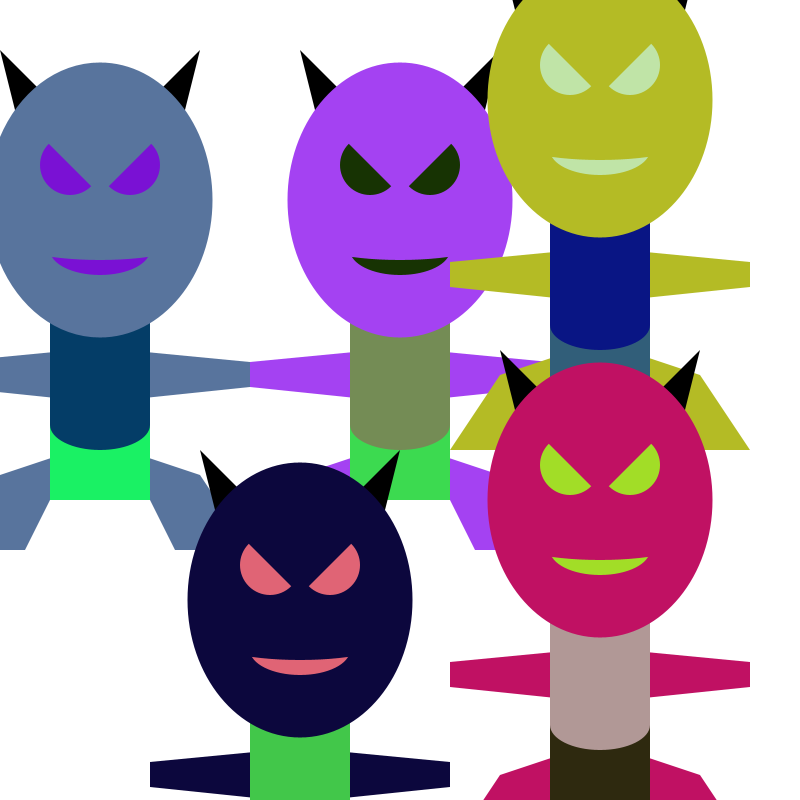
Frame 1 (no input)
Frame 60 (the mouse pressed at the canvas centre just before this capture): identical to frame 1, image omitted
Frame 120 (the mouse held since frame 60 and released just before this capture): identical to frame 1, image omitted

The Processing sketch that drew this single still picture (run headless with seeded random() and noise(); from frame 60 on, the mouse is pressed at the canvas centre):

// Processing sketch: CalvinCheang_Exercise5a
// ── CalvinCheang_Exercise5a.pde
Monster al, bob, cedric, dan, ed;

void setup(){
  size(800,800);
  background(255);
  al = new Monster(400, 200);
  bob = new Monster(100, 200);
  cedric = new Monster(300, 600);
  dan = new Monster(600, 100);
  ed = new Monster(600, 500);
}

void draw(){
  background(255);
  al.display();
  bob.display();
  cedric.display();
  dan.display();
  ed.display();
}
// ── Monster.pde
class Monster{
  int x;
  int y;
  color skin, shirt, pants, eye;
  
  Monster(int x, int y){
    this.x = x;
    this.y = y;
    skin = color(random(255), random(255), random(255));
    shirt = color(random(255), random(255), random(255));
    pants = color(random(255), random(255), random(255));
    eye = color(random(255), random(255), random(255));
  }
  
  void display(){
  noStroke();
  fill(0);
  triangle(x,y-50,x-100,y-150,x-50,y+50);
  triangle(x,y-50,x+100,y-150,x+50,y+50);
  fill(skin);  //skin color
  quad(x-25,y+250,x-75,y+350,x-150,y+350,x-100,y+275);
  quad(x+25,y+250,x+75,y+350,x+150,y+350,x+100,y+275);
  quad(x-25,y+150,x-25,y+200,x-150,y+187,x-150,y+162);
  quad(x+25,y+150,x+25,y+200,x+150,y+187,x+150,y+162);
  fill(shirt);  //shirt color
  rect(x-50,y+100,100,200);
  fill(pants);  //pants color
  rect(x-50,y+100,100,125);
  ellipse(x,y+225,100,50);
  fill(skin);    //skin color
  ellipse(x,y,225,275);
  
  fill(eye);    //eye color
  arc(x-30,y-35,60,60,QUARTER_PI,PI+QUARTER_PI, PIE);
  arc(x+30,y-35,60,60,0-QUARTER_PI,HALF_PI+QUARTER_PI,PIE);
  ellipse(x,y+50,100,50);
  fill(skin);    //skin color
  ellipse(x,y+35,200,50);
  }
  
  
  
}
